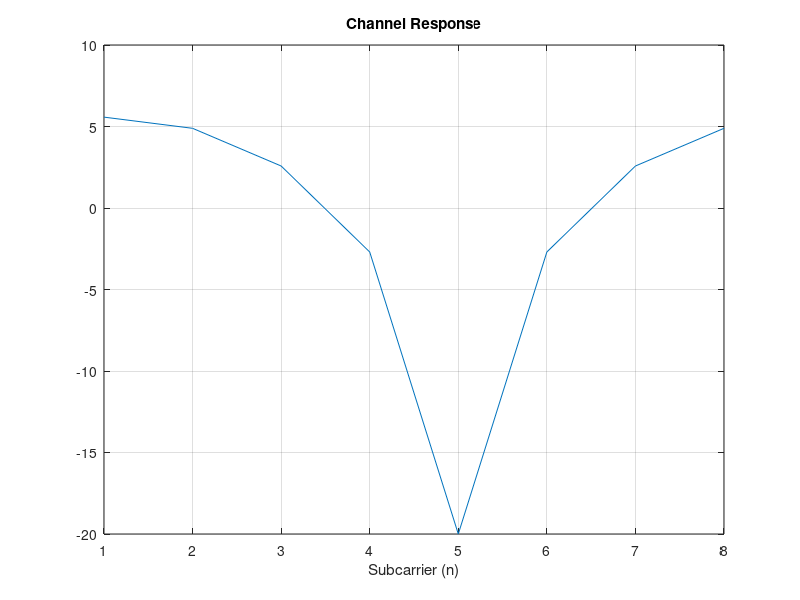

Write MATLAB code to recreate this figure. (Note: this script raises an error after producing the figure.)
%% Example 4.3.1 - Water filling
clearvars, clc
addpath(genpath('../lib'))

% Parameters
N       = 8;    % FFT size and the number of dimensions
gap_db  = 0;    % SNR gap to capacity (dB)
Ex      = N;    % Total energy budget for each OFDM symbol


% Derivations
N_bar   = N/2 + 1;        % Used subchannels (including DC and Nyquist)
Ex_bar  = Ex / N;         % Energy per dimension
gap     = 10^(gap_db/10); % Gap in linear scale

% Noise energy per dimension (N0/2):
sigma_n = 0.181;

%% Channel

h = [0.9 1];

H = fft(h, N);

figure
plot(10*log10(abs(H).^2))
xlabel('Subcarrier (n)')
title('Channel Response')
grid on

%% SNRn when the transmitter applies unit energy to the subchannel

gn = abs(H).^2 / sigma_n;

%% Compute bit-loading using waterfilling
% This distributes the energy budget Ex over the subchannels with the
% objective of maximizing the data-rate. As a result, a non-integer number
% of bits is obtained as well as the corresponding energy allocated to each
% dimension of the subchannels.

[bn_bar, En_bar] = waterFilling(gn, Ex_bar, N, gap)

% Sanity check. Is the sum of the energy in each dimension less than the
% total?
fprintf('Total allocated energy: \t %g \n', sum(En_bar));

% Ideally they should be equal, because this is the constraint in the
% optimization.

% Total number of bits per dimension
b_bar = sum(bn_bar) / N;

figure
stem(bn_bar(1:N_bar), 'linewidth', 1.2)
xlabel('Subchannel n')
ylabel('$b_n$ (dB)')
grid on

%% SNR per subchannel

SNRn = En_bar .* gn;

figure
stem(10*log10(SNRn))
xlabel('Subchannel n')
ylabel('$SNR_n$ (dB)')
grid on

%% Resulting multi-channel SNR
% "a single SNR measure that characterizes the set of subchannels by an
% equivalent single AWGN that achieves the same data rate"

SNRm_u = ((prod(1 + SNRn/gap)^(1/N)) - 1) * gap

% Alternative way of computing the number of bits per dimension:
b_bar_2 = 0.5 * log2(1 + SNRm_u/gap)

%% Margin

% First, note the difference between the gap and the margin definitions:
%
%   The gap is obtained by noting that any spectral efficiency should be
%   lower than the channel capacity, i.e. rho < C = log2(1+SNR). The
%   inequality can be stated as:
%
%       SNR > 2^rho - 1
%
%   Which leads to the conclusion that "2^rho - 1" is a lower bound on the
%   SNR.

% Channel Capacity
C  = log2(1 + SNRm_u); % Bits per 2 dimensions (b/2D)
% The acual spectral efficiency must be lower than C:
spec_effiency =  2*b_bar; % Bits per 2 dimensions (b/2D)
% SNR lower bound:
SNR_minimum = 2^spec_effiency - 1;
% Gap to capacity:
gap_computed = SNRm_u / SNR_minimum;
% See Chap. 4 of Forney's course on Principles of Digital Communications II
% at MIT OCW

% However, sometimes the spectral effiency is arbitrarily reduced such that
% more margin is left for the errors in the communication. By recalling
% that spectral efficiency is R / W, one concludes normally this implies a
% lower data rate.
%   The constrained spectral effiency is given by:
%       2 * b_bar_constrained = log2(1 + SNR/(gap * gamma))
%   Hence, gamma (the margin) can be obtained by:
%       gamma = (SNR/gap) / (2^(2*b_bar_constrained) - 1)
%   Finally, note (SNR/gap) is the SNR lower bound of Shannon, which is
%   equivalent to 2^(2*b_bar_unconstrained) - 1.

% Definition in (4.7):
gamma_m = (SNRm_u/gap) / (2^(2*b_bar) - 1);

% In dB:
gamma_m_db = 10*log10(gamma_m)

% Note: margin is expected to be very low, since we are maximizing
% data-rate at its expense.